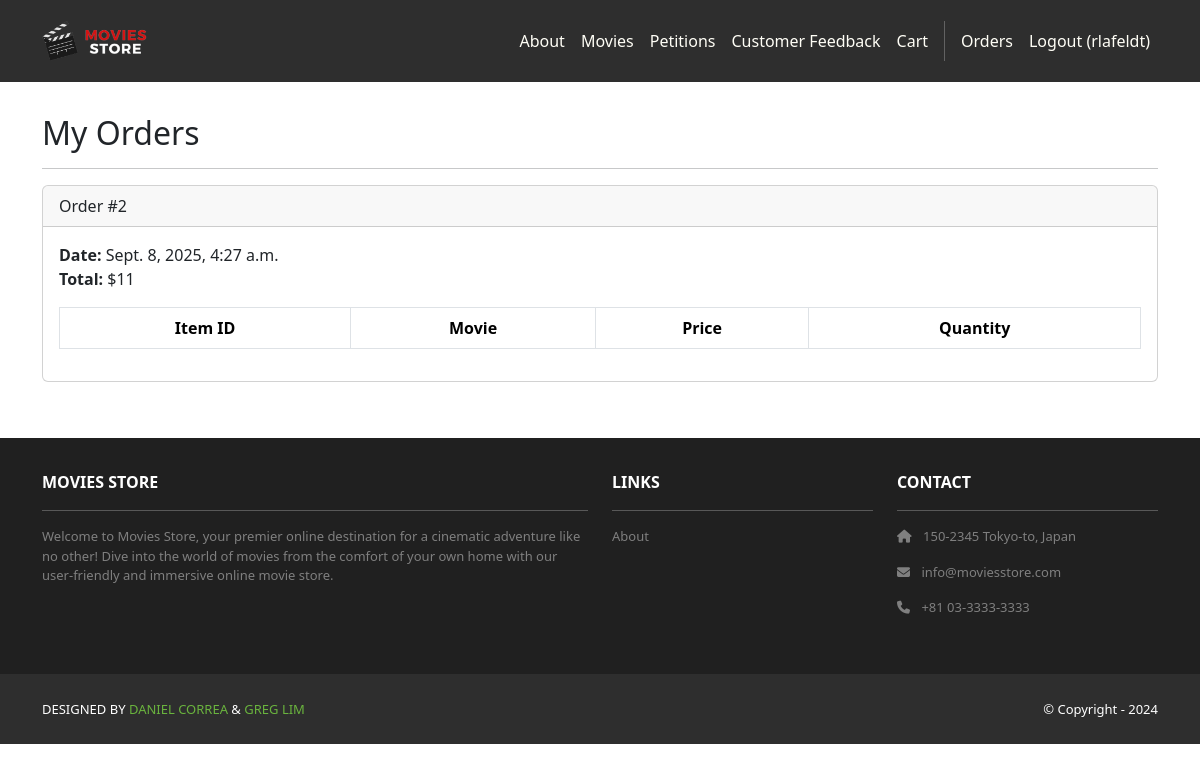
The page /accounts/orders/ (signed in) on the database as committed earlier.
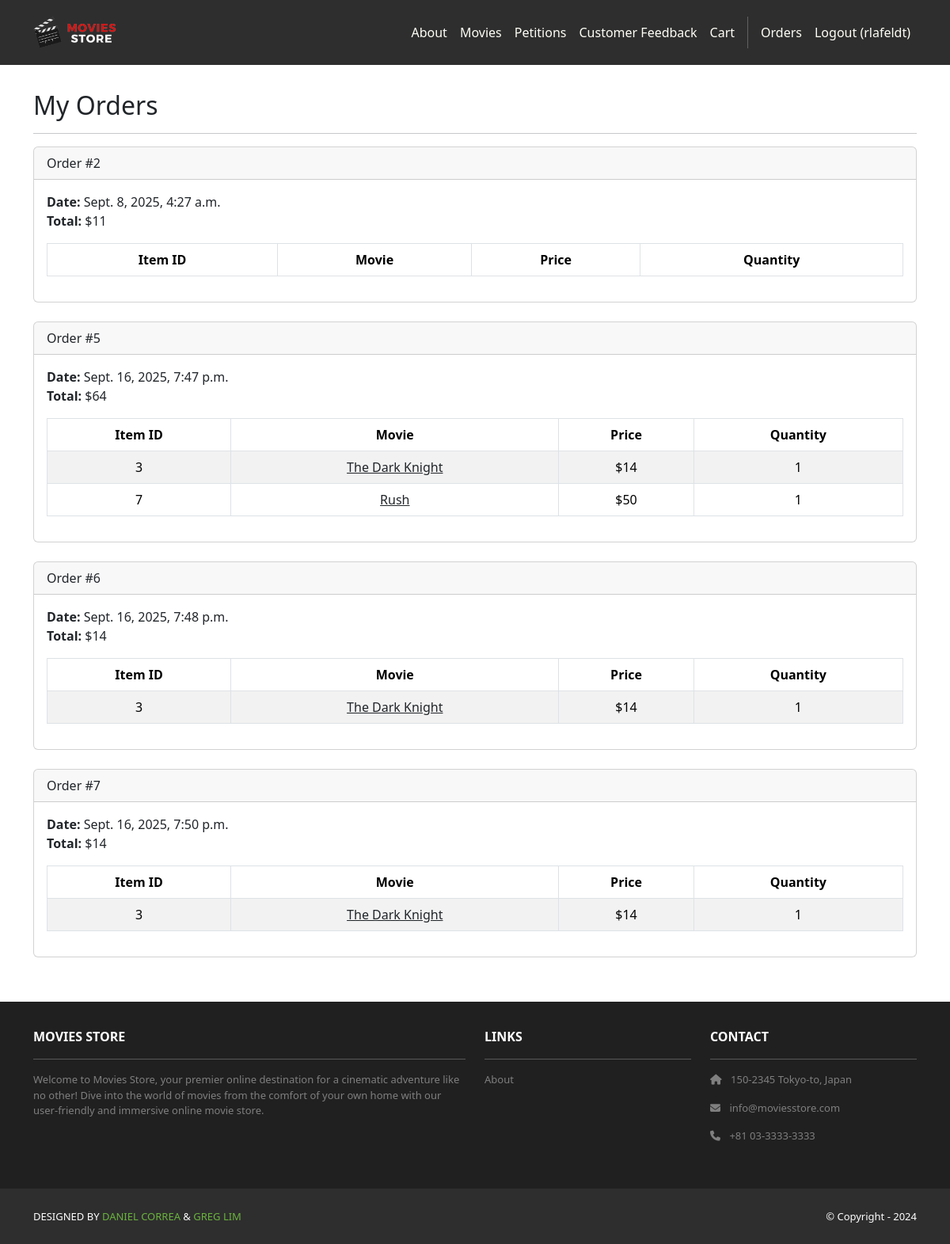
The same page on the database as committed later.
### cart/models.py (models this page shows, shortened)
class Order(models.Model):
    id = models.AutoField(primary_key=True)
    total = models.IntegerField()
    date = models.DateTimeField(auto_now_add=True)
    user = models.ForeignKey(User, on_delete=models.CASCADE)

class Item(models.Model):
    id = models.AutoField(primary_key=True)
    price = models.IntegerField()
    quantity = models.IntegerField()
    order = models.ForeignKey(Order, on_delete=models.CASCADE)
    movie = models.ForeignKey(Movie, on_delete=models.CASCADE)

### movies/models.py (models this page shows, shortened)
class Movie(models.Model):
    id = models.AutoField(primary_key=True)
    name = models.CharField(max_length=255)
    price = models.IntegerField()
    description = models.TextField()
    image = models.ImageField(upload_to='movie_images/')

### accounts/views.py (the view)
# urls.py: path('orders/', views.orders, name='accounts.orders'),
@login_required
def orders(request):
    template_data = {}
    template_data['title'] = 'Orders'
    template_data['orders'] = request.user.order_set.all()
    return render(request, 'accounts/orders.html', {'template_data': template_data})

### accounts/templates/accounts/orders.html
{% extends 'base.html' %}
{% block content %}
<div class="p-3">
  <div class="container">
    <div class="row mt-3">
      <div class="col mx-auto mb-3">
        <h2>My Orders</h2>
        <hr />
        {% for order in template_data.orders %}
        <div class="card mb-4">
          <div class="card-header">
            Order #{{ order.id }}
          </div>
          <div class="card-body">
            <b>Date:</b> {{ order.date }}<br />
            <b>Total:</b> ${{ order.total }}<br />
            <table class="table table-bordered table-striped text-center mt-3">
              <thead>
                <tr>
                  <th scope="col">Item ID</th>
                  <th scope="col">Movie</th>
                  <th scope="col">Price</th>
                  <th scope="col">Quantity</th>
                </tr>
              </thead>
              <tbody>
                {% for item in order.item_set.all %}
                <tr>
                  <td>{{ item.movie.id }}</td>
                  <td>
                    <a class="link-dark" href="{% url 'movies.show' id=item.movie.id %}">
                      {{ item.movie.name }}
                    </a>
                  </td>
                  <td>${{ item.movie.price }}</td>
                  <td>{{ item.quantity }}</td>
                </tr>
                {% endfor %}
              </tbody>
            </table>
          </div>
        </div>
        {% endfor %}
      </div>
    </div>
  </div>
</div>
{% endblock content %}

### moviesstore/templates/base.html (shortened to what this page needs)
<!DOCTYPE html>
<html>
  {% load static %}
  <head>
    <link href="https://cdn.jsdelivr.net/npm/bootstrap@5.3.3/dist/css/bootstrap.min.css" rel="stylesheet">
    <link rel="stylesheet" href="https://cdnjs.cloudflare.com/ajax/libs/font-awesome/6.1.1/css/all.min.css">
    <link rel="stylesheet" type="text/css" href="{% static 'css/style.css' %}">
  </head>
  <body>
    <nav class="p-3 navbar navbar-dark bg-dark navbar-expand-lg">
      <div class="container">
        <a class="navbar-brand" href="{% url 'home.index' %}">
          <img src="{% static 'img/logo.png' %}" alt="logo" height="40" />
        </a>
        <div class="collapse navbar-collapse" id="navbarNavAltMarkup">
          <div class="navbar-nav ms-auto navbar-ml">
            <a class="nav-link" href="{% url 'home.about' %}">About</a>
            <a class="nav-link" href="{% url 'movies.index' %}">Movies</a>
            <a class="nav-link" href="{% url 'petition_list' %}">Petitions</a>
            <a class="nav-link" href="{% url 'cart.feedback_list' %}">Customer Feedback</a>
            <a class="nav-link" href="{% url 'cart.index' %}">Cart</a>
            {% if user.is_authenticated %}
            <a class="nav-link" href="{% url 'accounts.orders' %}">Orders</a>
            <a class="nav-link" href="{% url 'accounts.logout' %}">Logout ({{ user.username }})</a>
            {% else %}
            <a class="nav-link" href="{% url 'accounts.login' %}">Login</a>
            <a class="nav-link" href="{% url 'accounts.signup' %}">Sign Up</a>
            {% endif %}
          </div>
        </div>
      </div>
    </nav>
    <div>
      {% block content %}
      {% endblock content %}
    </div>
    <section class="p-3 ms-footer d-none d-md-block">
      <div class="container">
        <div class="row mt-3 text-white">
          <div class="col-md-6 col-lg-6 col-xl-6 mx-auto mb-4">
            <b>MOVIES STORE</b>
            <hr />
            <p>Welcome to Movies Store, your premier online destination for a cinematic
              adventure like no other! Dive into the world of movies from the comfort of your own home with our user-friendly
              and immersive online movie store.</p>
          </div>
          <div class="col-md-3 col-lg-3 col-xl-3 mx-auto mb-4">
            <b>LINKS</b>
            <hr />
            <p><a class="nav-link" href="{% url 'home.about' %}">About</a></p>
          </div>
          <div class="col-md-3 col-lg-3 col-xl-3 mx-auto mb-4">
            <b>CONTACT</b>
            <hr />
            <p><i class="fas fa-home me-2"></i> 150-2345 Tokyo-to, Japan</p>
            <p><i class="fas fa-envelope me-2"></i> info@moviesstore.com</p>
            <p><i class="fas fa-phone me-2"></i> +81 03-3333-3333</p>
          </div>
        </div>
      </div>
    </section>
    <section class="p-3 ms-footer-bottom bg-dark">
      <div class="container d-flex justify-content-between">
        <div class="me-5 text-white">
          <span>DESIGNED BY <a href="https://www.x.com/danielgarax" target="_blank">DANIEL CORREA</a> &
            <a href="https://www.x.com/greglim81" target="_blank">GREG LIM</a>
          </span>
        </div>
        <div class="text-white">
          <span>© Copyright - 2024</span>
        </div>
      </div>
    </section>
  </body>
</html>

### moviesstore/static/css/style.css (style rules this page uses)
.navbar a.nav-link { color: #FFFEF6 !important; }
.bg-dark { background-color: #2E2E2E !important; }
.ms-footer { background-color: #202020; }
.ms-footer p { color: #7F7F7F; font-size: 13px; }
.ms-footer-bottom span { font-size: 13px; line-height: 38px; }
.ms-footer-bottom a { color: #6ab43e; text-decoration: none; }

Rows that differ between the two databases and show on the page:
added Order: id "5", date "Sept. 16, 2025, 7:47 p.m.", total "64"
added Item: movie.id "3", movie.name "The Dark Knight", movie.price "14", quantity "1", shown under "5"
added Item: movie.id "7", movie.name "Rush", movie.price "50", quantity "1", shown under "5"
added Order: id "6", date "Sept. 16, 2025, 7:48 p.m.", total "14"
added Item: movie.id "3", movie.name "The Dark Knight", movie.price "14", quantity "1", shown under "6"
added Order: id "7", date "Sept. 16, 2025, 7:50 p.m.", total "14"
added Item: movie.id "3", movie.name "The Dark Knight", movie.price "14", quantity "1", shown under "7"
